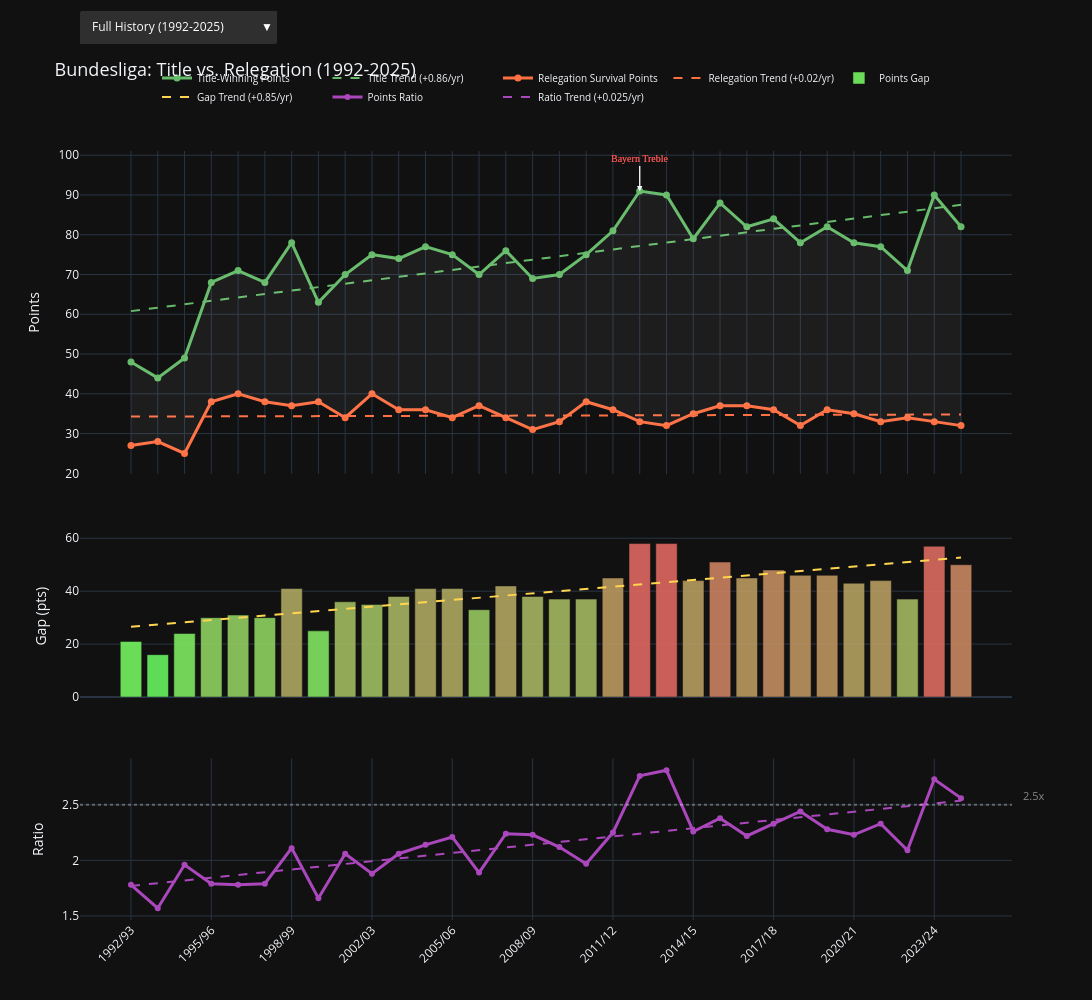

The code cell stored with this chart in its notebook:
### Code cell
fig = build_league_chart(df, config, eras=eras, outliers=outliers)
fig
